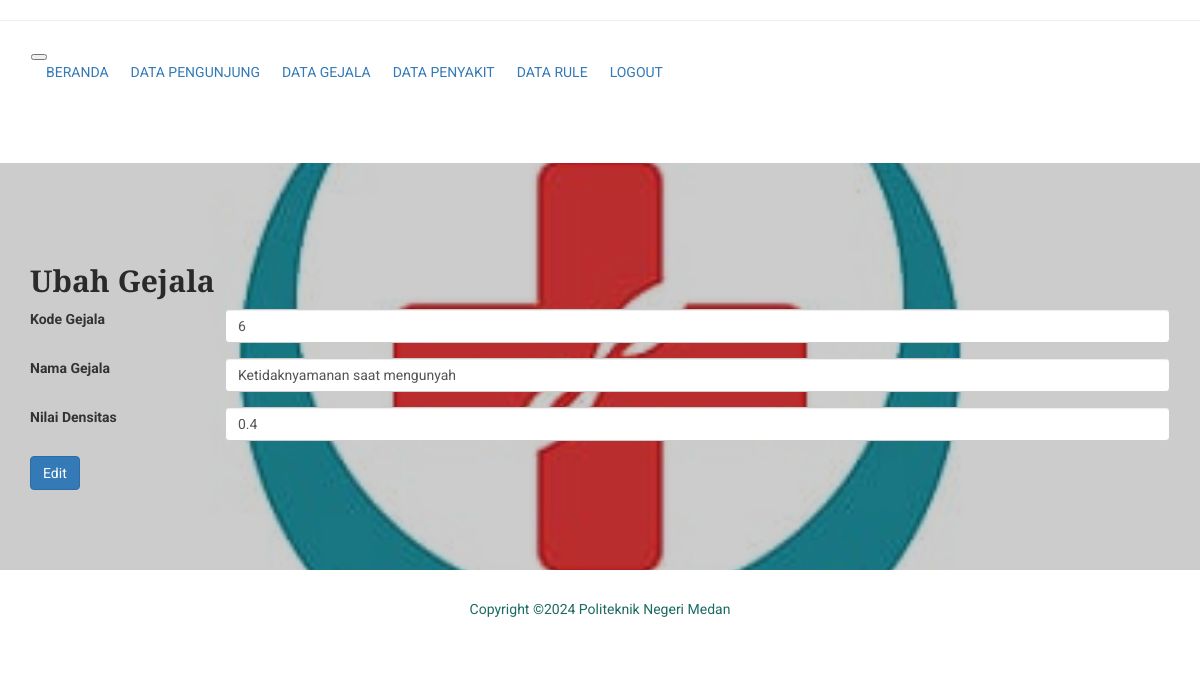
/keuangan/index.php?konten=editgejala&id=6 (signed in), run on the app's committed database.
### tables this page shows
CREATE TABLE `gejala` (
  `Kodegejala` int(10) NOT NULL,
  `Namagejala` varchar(250) NOT NULL,
  `Nilaidensitas` varchar(10) NOT NULL
);

### keuangan/konten/gejala/editgejala.php (the view)
<?php
include"koneksi.php";
?>
<h2>Ubah Gejala</h2>
<?php
$sql=mysqli_query($conn,"select * from gejala where Kodegejala ='$_GET[id]'");
$rs=mysqli_fetch_array($sql);
?>
<form method="post" action="konten/proses.php?proses=editgejala">
  <div class="form-group row">
    <label for="staticEmail" class="col-sm-2 col-form-label">Kode Gejala</label>
    <div class="col-sm-10">
<input  type="text" class="form-control" name="kode" value="<?php  echo "$rs[Kodegejala]";?>">
    </div>
  </div>
  <div class="form-group row">
    <label for="staticEmail" class="col-sm-2 col-form-label">Nama Gejala</label>
    <div class="col-sm-10">
<input  type="text" class="form-control" name="nama" value="<?php  echo "$rs[Namagejala]";?>">
    </div>
  </div>
  <div class="form-group row">
    <label for="staticEmail" class="col-sm-2 col-form-label">Nilai Densitas</label>
    <div class="col-sm-10">
<input  type="text" class="form-control" name="nilai" value="<?php echo  "$rs[Nilaidensitas]";?>">
    </div>
  </div>
<button type="submit"class="btn btn-primary">Edit</button>
</form>

### data on the page
gejala: kode "6", nama "Ketidaknyamanan saat mengunyah", nilai "0.4"
